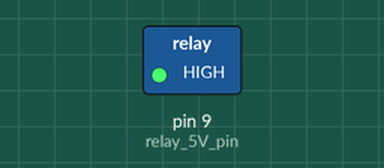
The sketch below on a simulated Arduino Uno, built with avr-gcc and run on an emulated ATmega328P. On the bench: switched loads named in the sketch (green lamp = pin HIGH). Dashed ring = blinking. What the sketch prints to the serial monitor is not drawn.

Above: at 0.5 s.
Timing chart, 0 to 4.6 s (numbered marks = the images above):
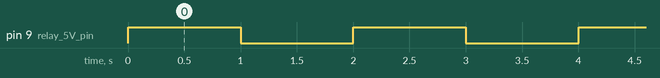

The sketch:

FrequencyDetector.ino
```cpp
#include <FreqCount.h>

//Needs to use Pin 5 for Frequency Reading
// Link to Instructions: https://www.pjrc.com/teensy/td_libs_FreqCount.html
int relay_5V_pin = 9;
unsigned long frequency_NoMarble = 23500; //assign a value to this one after calibrating

void setup() {
  Serial.begin(57600);
  FreqCount.begin(1000);
  pinMode(relay_5V_pin,OUTPUT);
  digitalWrite(relay_5V_pin,HIGH);
}

void loop() {
   if (FreqCount.available())
   {
       unsigned long count = FreqCount.read();
       Serial.println(count);
       if (count  < frequency_NoMarble)
       {
         digitalWrite(relay_5V_pin,LOW);
         delay(1000);
         digitalWrite(relay_5V_pin,HIGH);
         delay(1000);
       }
    }
}
```

Measured:
- by itself, pin 9 (relay_5V_pin): alternates HIGH for 1.0 s and LOW for 1.0 s
